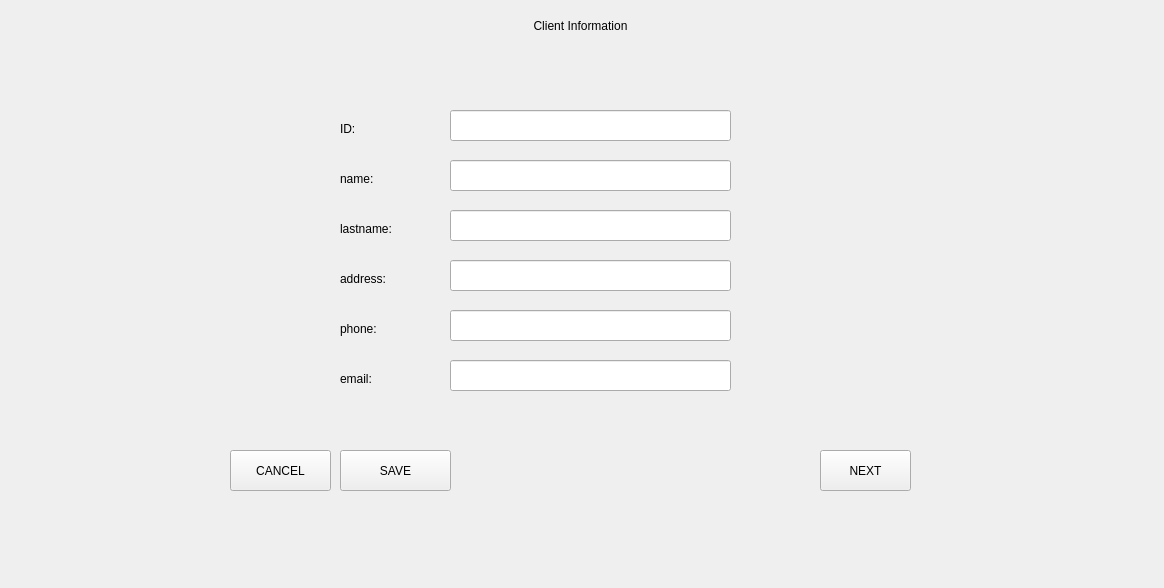
<?xml version="1.0" encoding="UTF-8"?>
<ui version="4.0">
 <class>Form</class>
 <widget class="QWidget" name="Form">
  <property name="geometry">
   <rect>
    <x>0</x>
    <y>0</y>
    <width>1164</width>
    <height>588</height>
   </rect>
  </property>
  <property name="windowTitle">
   <string>Form</string>
  </property>
  <widget class="QLabel" name="labelHeader_2">
   <property name="geometry">
    <rect>
     <x>0</x>
     <y>0</y>
     <width>1161</width>
     <height>51</height>
    </rect>
   </property>
   <property name="text">
    <string>Client Information</string>
   </property>
   <property name="alignment">
    <set>Qt::AlignCenter</set>
   </property>
  </widget>
  <widget class="QLabel" name="label_3">
   <property name="geometry">
    <rect>
     <x>340</x>
     <y>170</y>
     <width>101</width>
     <height>17</height>
    </rect>
   </property>
   <property name="text">
    <string>name:</string>
   </property>
  </widget>
  <widget class="QLineEdit" name="lineEdit_4">
   <property name="geometry">
    <rect>
     <x>450</x>
     <y>310</y>
     <width>281</width>
     <height>31</height>
    </rect>
   </property>
  </widget>
  <widget class="QLineEdit" name="lineEdit_2">
   <property name="geometry">
    <rect>
     <x>450</x>
     <y>160</y>
     <width>281</width>
     <height>31</height>
    </rect>
   </property>
  </widget>
  <widget class="QLabel" name="label_5">
   <property name="geometry">
    <rect>
     <x>340</x>
     <y>320</y>
     <width>101</width>
     <height>17</height>
    </rect>
   </property>
   <property name="text">
    <string>phone:</string>
   </property>
  </widget>
  <widget class="QLineEdit" name="lineEdit">
   <property name="geometry">
    <rect>
     <x>450</x>
     <y>110</y>
     <width>281</width>
     <height>31</height>
    </rect>
   </property>
  </widget>
  <widget class="QLabel" name="label_2">
   <property name="geometry">
    <rect>
     <x>340</x>
     <y>120</y>
     <width>101</width>
     <height>17</height>
    </rect>
   </property>
   <property name="text">
    <string>ID:</string>
   </property>
  </widget>
  <widget class="QLineEdit" name="lineEdit_3">
   <property name="geometry">
    <rect>
     <x>450</x>
     <y>260</y>
     <width>281</width>
     <height>31</height>
    </rect>
   </property>
  </widget>
  <widget class="QLabel" name="label_4">
   <property name="geometry">
    <rect>
     <x>340</x>
     <y>270</y>
     <width>101</width>
     <height>17</height>
    </rect>
   </property>
   <property name="text">
    <string>address:</string>
   </property>
  </widget>
  <widget class="QLineEdit" name="lineEdit_5">
   <property name="geometry">
    <rect>
     <x>450</x>
     <y>210</y>
     <width>281</width>
     <height>31</height>
    </rect>
   </property>
  </widget>
  <widget class="QLabel" name="label_6">
   <property name="geometry">
    <rect>
     <x>340</x>
     <y>220</y>
     <width>101</width>
     <height>17</height>
    </rect>
   </property>
   <property name="text">
    <string>lastname:</string>
   </property>
  </widget>
  <widget class="QLineEdit" name="lineEdit_6">
   <property name="geometry">
    <rect>
     <x>450</x>
     <y>360</y>
     <width>281</width>
     <height>31</height>
    </rect>
   </property>
  </widget>
  <widget class="QLabel" name="label_7">
   <property name="geometry">
    <rect>
     <x>340</x>
     <y>370</y>
     <width>101</width>
     <height>17</height>
    </rect>
   </property>
   <property name="text">
    <string>email:</string>
   </property>
  </widget>
  <widget class="QPushButton" name="pushButton">
   <property name="geometry">
    <rect>
     <x>820</x>
     <y>450</y>
     <width>91</width>
     <height>41</height>
    </rect>
   </property>
   <property name="text">
    <string>NEXT</string>
   </property>
  </widget>
  <widget class="QPushButton" name="pushButton_2">
   <property name="geometry">
    <rect>
     <x>340</x>
     <y>450</y>
     <width>111</width>
     <height>41</height>
    </rect>
   </property>
   <property name="text">
    <string>SAVE</string>
   </property>
  </widget>
  <widget class="QPushButton" name="pushButton_3">
   <property name="geometry">
    <rect>
     <x>230</x>
     <y>450</y>
     <width>101</width>
     <height>41</height>
    </rect>
   </property>
   <property name="text">
    <string>CANCEL</string>
   </property>
  </widget>
 </widget>
 <resources/>
 <connections/>
</ui>
